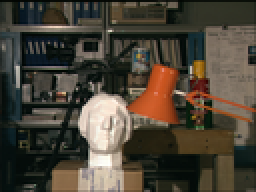
%> input picture left.png, 128 x 96 px, shrunk from 384 x 288 before the run (shown 2 times larger)
$ octave BeliefPropagation.m   (GNU Octave 9; MATLAB toolbox functions it lacks are replaced by stand-ins)
%> lines starting %> are read from the running program, lines starting %| are printed output that depends on the picture
dispLevels = 16;
iterations = 30;
lambda = 8;
threshold = 2;

% Read the stereo images as grayscale
leftImg = rgb2gray(imread('left.png'));
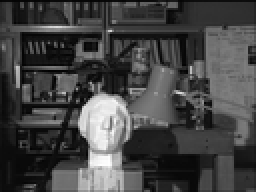
%> leftImg: size 96x128 uint8 (shown 2 times larger); min 1, max 254, mean 68.4
rightImg = rgb2gray(imread('right.png'));
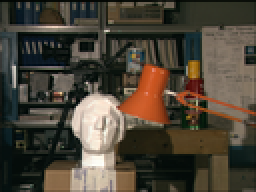
%> input picture right.png, 128 x 96 px, shrunk from 384 x 288 before the run (shown 2 times larger)
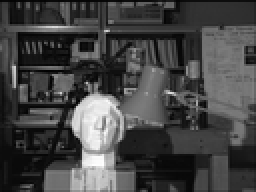
%> rightImg: size 96x128 uint8 (shown 2 times larger); min 1, max 255, mean 68.8

% Apply a Gaussian filter
leftImg = imgaussfilt(leftImg,1,'FilterSize',5);
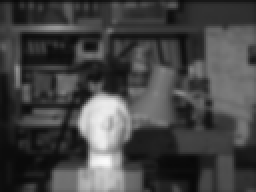
%> leftImg: size 96x128 uint8 (shown 2 times larger); min 9, max 250, mean 68.4
rightImg = imgaussfilt(rightImg,1,'FilterSize',5);
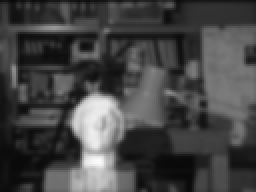
%> rightImg: size 96x128 uint8 (shown 2 times larger); min 9, max 250, mean 68.7

% Get the image size
[rows,cols] = size(leftImg);
%> rows = 96; cols = 128

% Compute data cost
dataCost = zeros(rows,cols,dispLevels);
leftImg = double(leftImg);
%> leftImg: size 96x128 double
rightImg = double(rightImg);
%> rightImg: size 96x128 double
for d = 0:dispLevels-1
    rightImgShifted = [zeros(rows,d),rightImg(:,1:end-d)];
    dataCost(:,:,d+1) = abs(leftImg-rightImgShifted);
end

% Compute smoothness cost
d = 0:dispLevels-1;
smoothnessCost = lambda*min(abs(d-d'),threshold);

% Initialize messages
msgUp = zeros(rows,cols,dispLevels);
msgDown = zeros(rows,cols,dispLevels);
msgRight = zeros(rows,cols,dispLevels);
msgLeft = zeros(rows,cols,dispLevels);

figure
energy = zeros(iterations,1);

% Start iterations
%> (the run ends here)
